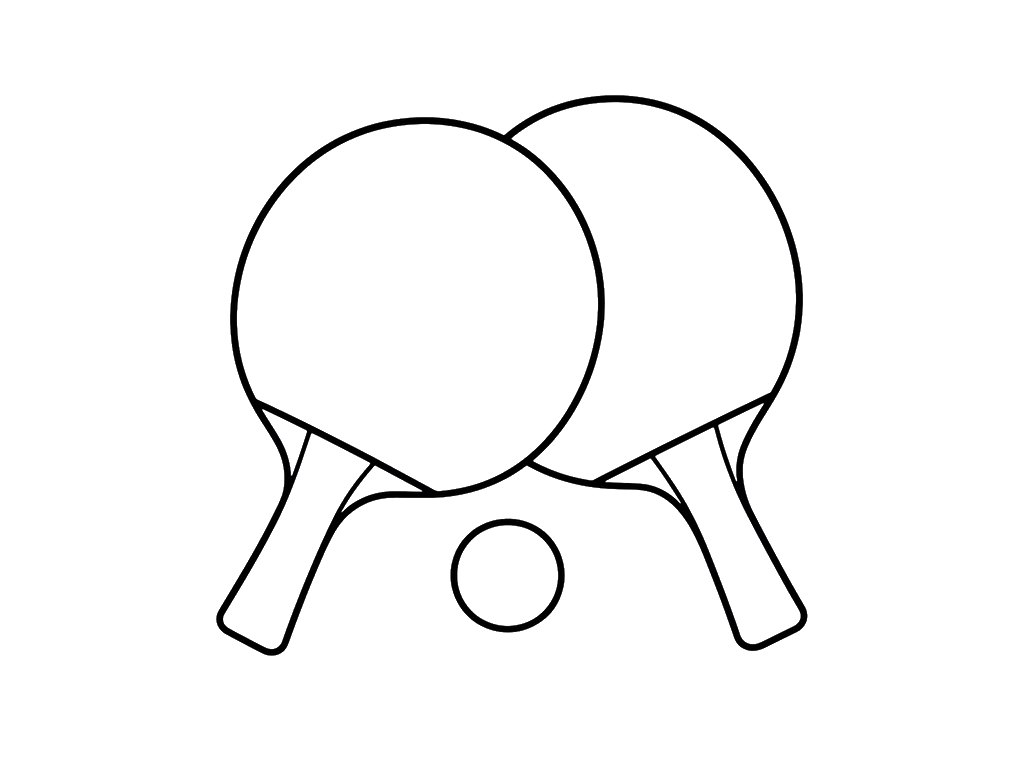
#> input picture upload/palas.png, 1024 x 768 px, found by its file name
$ python extrae_palas_r45.py
#> lines starting #> are read from the running program, lines starting #| are printed output that depends on the picture; after the words box and inside, x2 and y2 are one past the last pixel; in counts of white or black regions, pixels touching at a corner belong together
#!/usr/bin/env python3
"""r45 v2 · polilíneas de palas.png — une fragmentos del esqueleto por
proximidad de extremos y simplifica con curva viva (eps pequeño).
Salida: scripts/constelacion_palas.json + preview scripts/constelacion_preview.png
"""
import json
import numpy as np
from PIL import Image, ImageDraw
from skimage.morphology import skeletonize
from scipy import ndimage

SRC = '/home/z/my-project/upload/palas.png'
OUT = '/home/z/my-project/scripts/constelacion_palas.json'
PRE = '/home/z/my-project/scripts/constelacion_preview.png'

im = np.array(Image.open(SRC))
#> im is the input picture: shape (768, 1024, 4); mean R, G, B, A 247.1, 247.1, 247.1, 8.5
al = im[:, :, 3] > 90
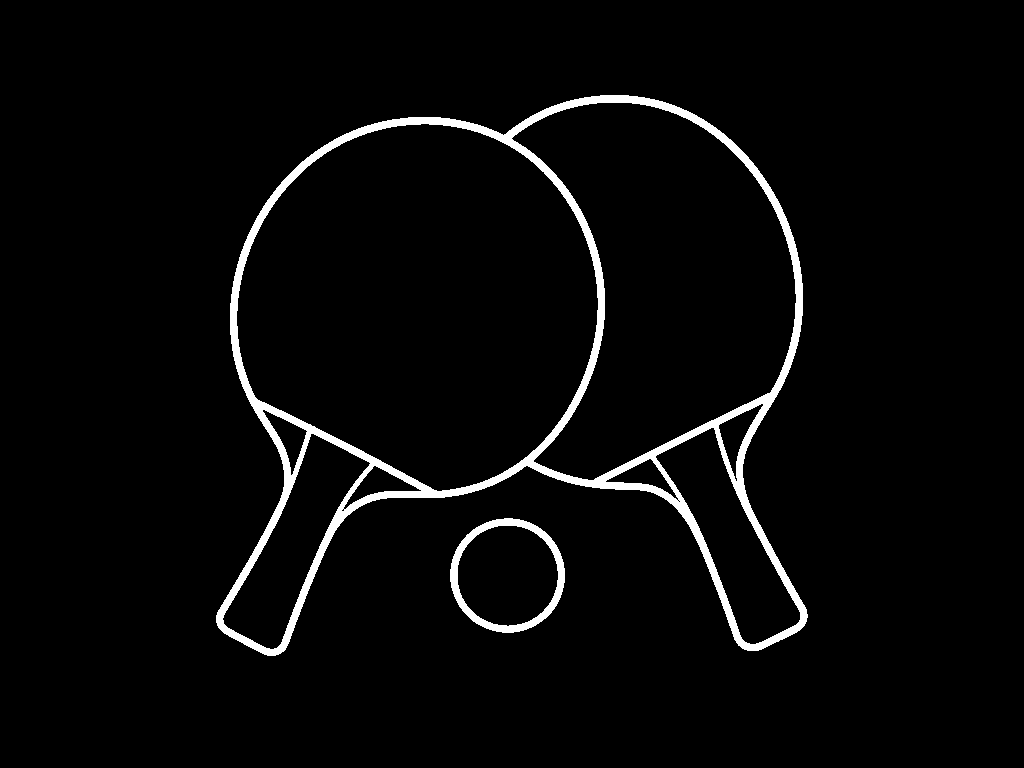
#> al: shape (768, 1024) bool; 3.4% white; 2 white regions, box (x1, y1, x2, y2) and area: (216, 95, 808, 656) 24017, (450, 518, 565, 633) 2456
# cierra micro-gaps del anti-aliasing (dilatación 4-vecina CORRECTA)
al2 = al.copy()
al2[1:, :] |= al[:-1, :]
al2[:-1, :] |= al[1:, :]
al2[:, 1:] |= al[:, :-1]
al2[:, :-1] |= al[:, 1:]
#> al2: shape (768, 1024) bool; 4.2% white; 2 white regions, box (x1, y1, x2, y2) and area: (215, 94, 809, 657) 29796, (449, 517, 566, 634) 3065
al = al2
sk = skeletonize(al)
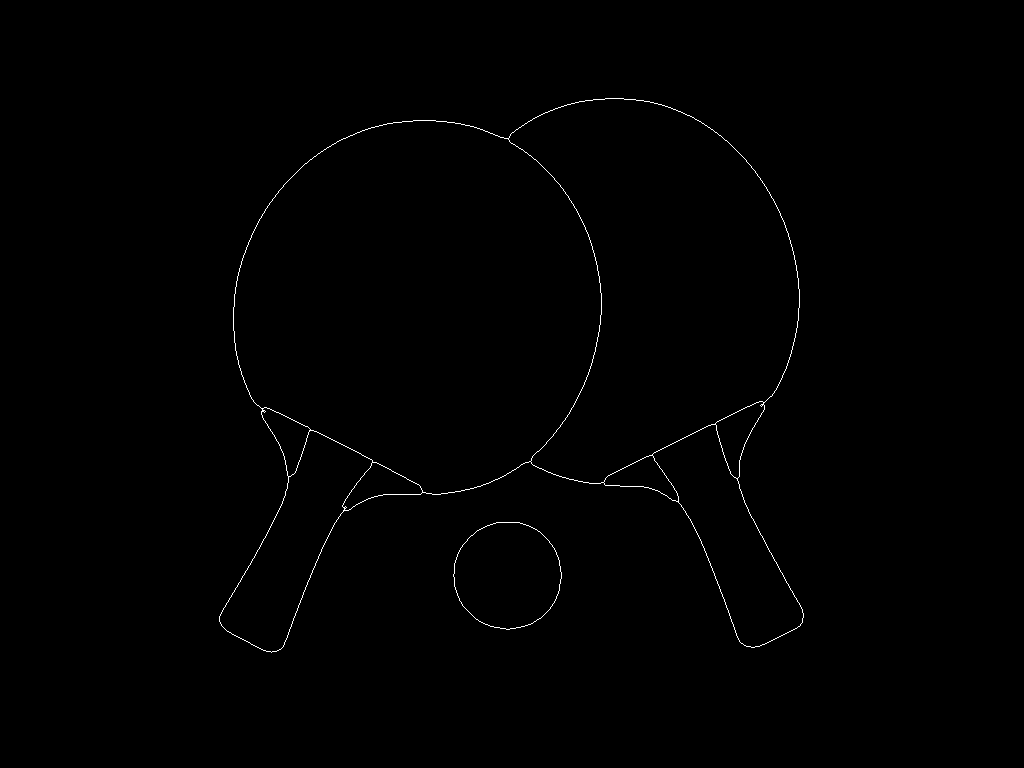
#> sk: shape (768, 1024) bool; 0.42% white in thin lines or dots, all inside (x1, y1, x2, y2) = (219, 98, 804, 653)
ys, xs = np.where(sk)
#> ys = 3284 values from 98 to 652; xs = 3284 values, max 803 at index 3003, min 219 at index 3016, mean 520.5
pts = set(zip(ys.tolist(), xs.tolist()))
#> pts = 3284 items
# diagnóstico: componentes conexos del esqueleto
lab, ncomp = ndimage.label(sk, structure=np.ones((3, 3)))
#> lab: shape (768, 1024) int32; 3 distinct labels, from 0 to 2
#> ncomp = 2
print('componentes esqueleto:', ncomp)
#| componentes esqueleto: 2

vecinos8 = [(-1, -1), (-1, 0), (-1, 1), (0, -1), (0, 1), (1, -1), (1, 0), (1, 1)]

def vecinos(p):
    y, x = p
    return [(y + dy, x + dx) for dy, dx in vecinos8 if (y + dy, x + dx) in pts]

grado = {p: len(vecinos(p)) for p in pts}
#> grado = 3284 items
extremos = [p for p, g in grado.items() if g == 1]
#> extremos = []

visitadas = set()

def trazar(inicio):
    cam = [inicio]
    cur = inicio
    while True:
        vs = [q for q in vecinos(cur) if (cur, q) not in visitadas]
        if not vs:
            break
        if len(vs) > 1 and len(cam) >= 2:
            dy0, dx0 = cur[0] - cam[-2][0], cur[1] - cam[-2][1]
            vs.sort(key=lambda q: -((q[0] - cur[0]) * dy0 + (q[1] - cur[1]) * dx0))
        nxt = vs[0]
        visitadas.add((cur, nxt)); visitadas.add((nxt, cur))
        cam.append(nxt)
        cur = nxt
        if grado[cur] != 2:
            break
    return cam if len(cam) >= 6 else None

caminos = []
for e in extremos:
    if any((e, q) in visitadas for q in vecinos(e)):
        continue
    c = trazar(e)
    if c:
        caminos.append(c)
#> this loop made 0 passes
#> after the loop, caminos = []
for p in [p for p, g in grado.items() if g == 2]:
    if any((p, q) in visitadas for q in vecinos(p)):
        continue
    c = trazar(p)
    if c and len(c) >= 12:
        # cierra el anillo SOLO si el fin cayó junto al inicio (un recorrido
        # que terminó lejos NO se cierra: el salto pintaría una cuerda falsa)
        if (c[0][0] - c[-1][0]) ** 2 + (c[0][1] - c[-1][1]) ** 2 <= 9:
            c.append(c[0])
        caminos.append(c)
#> this loop made 3225 passes
#> p on passes 3 to 5: (315, 798), (134, 494), (253, 594)

# —— 2.ª pasada: tramos nudo→nudo que quedaron sin visitar ——
for p in sorted(pts):
    if any((p, q) not in visitadas for q in vecinos(p)):
        c = trazar(p)
        if c and len(c) >= 4:
            caminos.append(c)
#> this loop made 3284 passes
#> p on passes 1 to 3: (98, 605), (98, 606), (98, 607)

# —— unión de fragmentos por extremos próximos (dos pasadas) ——
def extremos_de(c):
    return c[0], c[-1]

def une(caminos, radio=9.0, pasadas=6):
#> called with radio = 9, pasadas = 6
    for _ in range(pasadas):
        n = len(caminos)
        usados = [False] * n
        out = []
        for i in range(n):
            if usados[i]:
                continue
            cur = list(caminos[i])
            usados[i] = True
            cambio = True
            while cambio:
                cambio = False
                for j in range(n):
                    if usados[j]:
                        continue
                    a, b = caminos[j][0], caminos[j][-1]
                    for (pe, extremo_i) in ((cur[-1], 'fin'), (cur[0], 'ini')):
                        for pj, lado in ((a, 'ini'), (b, 'fin')):
                            if (pe[0] - pj[0]) ** 2 + (pe[1] - pj[1]) ** 2 <= radio * radio:
                                seg = list(caminos[j])
                                if lado == 'fin':
                                    seg.reverse()
                                if extremo_i == 'fin':
                                    cur = cur + seg
                                else:
                                    cur = seg + cur
                                usados[j] = True
                                cambio = True
                                break
                        if cambio:
                            break
            out.append(cur)
        caminos = out
        if len(caminos) == n:
            break
    return caminos

caminos = une(caminos)
print('caminos unidos:', len(caminos), '· largos:', sorted(len(c) for c in caminos))
#| caminos unidos: 16 · largos: [16, 17, 31, 33, 40, 45, 47, 74, 85, 88, 116, 159, 305, 380, 692, 917]

def dp(puntos, eps):
    if len(puntos) < 3:
        return puntos
    p0 = np.array(puntos[0], float)
    p1 = np.array(puntos[-1], float)
    d = p1 - p0
    L = float(np.hypot(d[0], d[1]))
    if L < 2.0:
        # tramo casi cerrado (o degenerado): parte por el punto MÁS LEJANO
        # de p0 — el corte clásico de DP muere con cuerda ~0 (dist=0/L).
        seg = np.array(puntos[1:-1], float)
        if not len(seg):
            return puntos
        dd = np.hypot(seg[:, 0] - p0[0], seg[:, 1] - p0[1])
        i = int(np.argmax(dd))
        a = dp(puntos[:i + 2], eps)
        b = dp(puntos[i + 1:], eps)
        return a[:-1] + b
    seg = np.array(puntos[1:-1], float)
    if not len(seg):
        return puntos
    sx, sy = seg[:, 0] - p0[0], seg[:, 1] - p0[1]
    dist = np.abs(d[0] * sy - d[1] * sx) / L
    i = int(np.argmax(dist))
    if dist[i] > eps:
        a = dp(puntos[:i + 2], eps)
        b = dp(puntos[i + 1:], eps)
        return a[:-1] + b
    return [puntos[0], puntos[-1]]

EPS = 0.8
polis = []
for c in caminos:
    abierto = [(float(x), float(y)) for (y, x) in c]
    cerrado = len(abierto) >= 3 and abierto[0] == abierto[-1]
    if cerrado:
        abierto = abierto[:-1]           # DP clásico sobre el anillo abierto
    s = dp(abierto, EPS)
    if cerrado and len(s) >= 3:
        s.append(s[0])                   # re-cierra el anillo
    if len(s) >= 2:
        polis.append(s)
#> this loop made 16 passes

todas = [p for s in polis for p in s]
x0 = min(p[0] for p in todas); x1 = max(p[0] for p in todas)
y0 = min(p[1] for p in todas); y1 = max(p[1] for p in todas)
span = max(x1 - x0, y1 - y0)
cx, cy = (x0 + x1) / 2, (y0 + y1) / 2
salida = []
for s in polis:
    plano = [(round((x - cx) / span, 4), round(-(y - cy) / span, 4)) for (x, y) in s]
    if len(plano) >= 2:
        salida.append(plano)
#> this loop made 16 passes
#> s on passes 11, 12, 13, 15, 16: [(293, 420), (269, 408), (266, 407), (263, 408)], [(728, 468), (719, 441), (715, 424)], [(676, 492), (671, 483), (654, 460)], [(535, 453), (549, 439)], [(666, 495), (657, 490), (650, 488)]

total_pts = sum(len(s) for s in salida)
js = json.dumps(salida, separators=(',', ':'))
print('polilíneas:', len(salida), '· puntos:', total_pts, '· bytes json:', len(js))
#| polilíneas: 16 · puntos: 231 · bytes json: 3928
with open(OUT, 'w') as f:
    f.write(js)

# —— preview: dibuja las polilíneas sobre el original atenuado ——
img = Image.open(SRC).convert('RGBA')
img.putalpha(40)
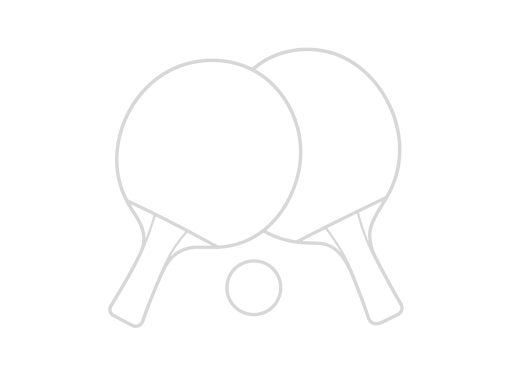
#> img: PIL image 1024x768 RGBA (shown at 1/2 size); mean R, G, B, A 247.1, 247.1, 247.1, 40; transparent parts drawn white
dr = ImageDraw.Draw(img)
for s in salida:
    pix = [((x * span + cx), (-y * span + cy)) for (x, y) in s]
    dr.line(pix, fill=(0, 170, 255, 255), width=4)
#> this loop made 16 passes
#> s on passes 12, 13, 15, 16: [(0.372, -0.159), (0.356, -0.113), (0.349, -0.0839)], [(0.282, -0.2), (0.274, -0.185), (0.245, -0.145)], [(0.0411, -0.134), (0.0651, -0.11)], [(0.265, -0.205), (0.25, -0.197), (0.238, -0.194)]
img.save(PRE)
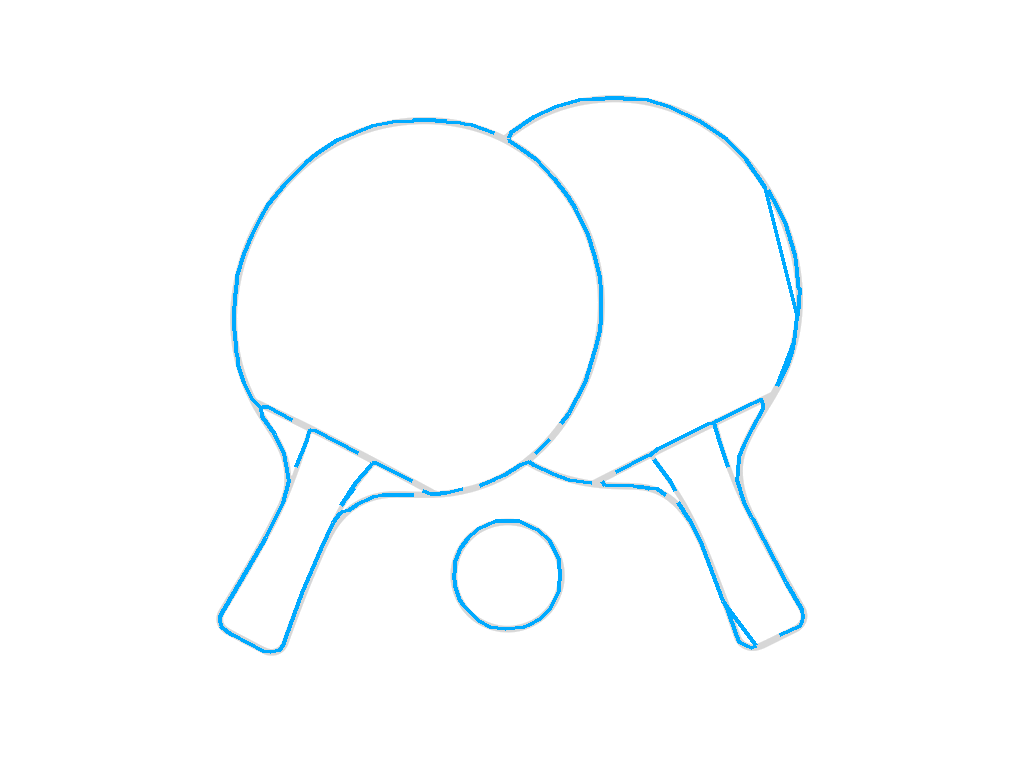
#> saved as constelacion_preview.png: PIL image 1024x768 RGBA; mean R, G, B, A 246.8, 249.8, 251.3, 43.7; transparent parts drawn white
print('preview:', PRE)
